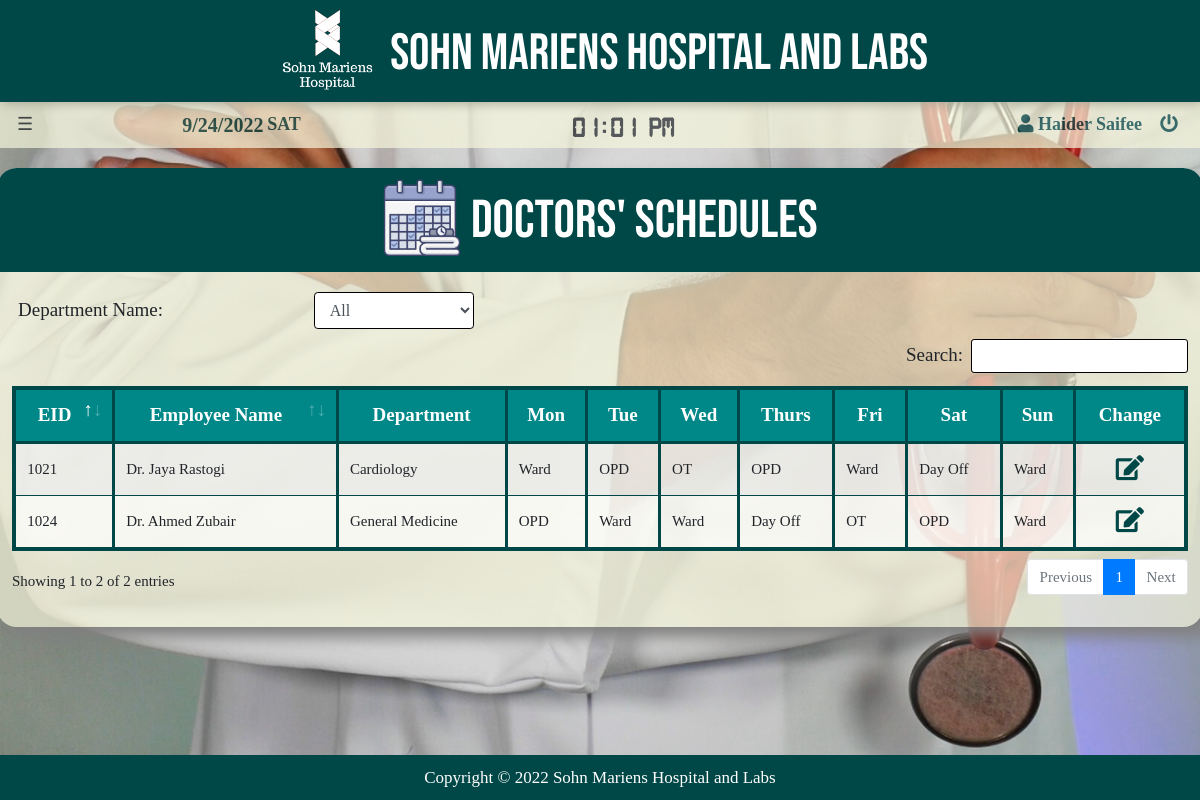
The app's page /Management/doctor_schedule.php (signed in) with its own data.
### tables this page shows
CREATE TABLE `employee` (
  `ID` int(10) UNSIGNED NOT NULL,
  `name` varchar(111) NOT NULL,
  `fname` varchar(111) NOT NULL,
  `mname` varchar(111) NOT NULL,
  `gender` varchar(111) NOT NULL,
  `dob` date NOT NULL,
  `aadhar` varchar(250) NOT NULL,
  `photo` varchar(111) NOT NULL,
  `mob` varchar(111) NOT NULL,
  `mobb` varchar(111) NOT NULL,
  `email` varchar(111) NOT NULL,
  `r_address` varchar(200) NOT NULL,
  `p_address` varchar(200) NOT NULL,
  `board` varchar(7) NOT NULL,
  `school` varchar(50) NOT NULL,
  `xiipercent` float NOT NULL,
  `marksheet` varchar(111) NOT NULL,
  `diploma` varchar(50) NOT NULL,
  `dip_file` varchar(111) NOT NULL,
  `bac_deg_file` varchar(111) NOT NULL,
  `bac_clg` varchar(111) NOT NULL,
  `bac_deg_name` varchar(111) NOT NULL,
  `mas_deg_file` varchar(111) NOT NULL,
  `mas_clg` varchar(111) NOT NULL,
  `mas_deg_name` varchar(111) NOT NULL,
  `doc_file` varchar(111) NOT NULL,
  `doc_clg` varchar(111) NOT NULL,
  `spl` varchar(111) NOT NULL,
  `exp` varchar(20) NOT NULL,
  `lastjob` varchar(40) NOT NULL,
  `oname` varchar(111) NOT NULL,
  `pan` varchar(10) NOT NULL,
  `bname` varchar(300) NOT NULL,
  `acno` int(20) NOT NULL,
  `ifsc` varchar(60) NOT NULL,
  `dept_id` int(11) NOT NULL,
  `position` varchar(100) NOT NULL,
  `j_date` date NOT NULL,
  `salary` float NOT NULL,
  `hasaccount` tinyint(1) NOT NULL
);

CREATE TABLE `duties` (
  `id` int(11) NOT NULL,
  `eid` int(10) UNSIGNED NOT NULL,
  `Mon` varchar(50) NOT NULL,
  `Tues` varchar(50) NOT NULL,
  `Wed` varchar(50) NOT NULL,
  `Thurs` varchar(50) NOT NULL,
  `Fri` varchar(50) NOT NULL,
  `Sat` varchar(50) NOT NULL,
  `Sun` varchar(50) NOT NULL
);

CREATE TABLE `departments` (
  `dept_id` int(11) NOT NULL,
  `Name` varchar(25) NOT NULL,
  `isDoctor` tinyint(1) NOT NULL,
  `isloginallowed` tinyint(1) NOT NULL
);

### Management/doctor_schedule.php (the view, shortened to what this page needs)
<!DOCTYPE html>
<html>
<head>
  <?php
    include ('../bootstrap.php');
    include ('../database_connect.php');
  ?>
  <link rel="stylesheet" type="text/css" href="../styles/doctor_schedule_management.css">
</head>
<body>
	<header>
		<?php include 'header.php';?>
	</header>
	<main>
		<div class="container">
			<div class="row">
				<div class="col-xs-7 col-sm-12 col-md-12 col-lg-12 table-body">
					<div class="row">
						<div class="heading col-sm-12">
							<img src="../images/tt.jpg" style="width: 80px;"> Doctors' Schedules
						</div>
					</div>
					<div class="row form-inline" >
					<div class="col-6 col-sm-4 col-md-4 col-lg-3">
						<span class="label1">Department Name:</span>
					</div>
					<div class="col-6 col-sm-2">
						<select id='dept' name="dept" class="form-control" style="margin-left: 0px;">
							<option value="All">All</option>
						</select>
					</div>
				</div>
				<div class="row">
					<div class="col-sm-12">
						<div id="area">
							<table class="table table-striped" id="example" style="width:100%">
								<thead><tr>
									<th>EID</th>
									<th>Employee Name</th>
									<th>Department</th>
									<th>Mon</th>
									<th>Tue</th>
									<th>Wed</th>
									<th>Thurs</th>
									<th>Fri</th>
									<th>Sat</th>
									<th>Sun</th>
									<th>Change</th>
								</tr></thead>
								<tbody>
									<?php
											$r=mysqli_query($con,"select duties.eid, employee.Name,departments.Name,duties.Mon,duties.Tues,duties.Wed,duties.Thurs,duties.Fri,duties.Sat,duties.Sun from duties inner join employee on duties.eid=employee.ID inner join departments using(dept_id)");
											if($r)
											{
												while($row=mysqli_fetch_array($r))
												{
													echo "<tr>";
													echo "<td>$row[0]</td>";
													echo "<td style='text-align:left'>$row[1]</td>";
													for($i=2;$i<=9;$i++)
													{
														echo "<td>";
														echo "$row[$i]";
														echo "</td>";
													}
													echo "<td style='text-align:center;'><a href='change_duties.php?a=$row[0]'><i style='color:#004747;font-size: 25px;' title='Change Duties' class='fas fa-edit'></i></td>";
													echo "</tr>";
												}
											}
											else echo mysqli_error($con);
										?>
										</tbody>
									</table>
						</div>
					</div>
				</div>
				</div>
			</div>
		</div>
	</main>
	<footer>
		Copyright &copy; <script type="text/javascript">document.write(new Date().getFullYear());</script>    <a> Sohn Mariens Hospital and Labs</a>
	</footer>
</body>
</html>
<?php include '../mydetails.php';?>

### Management/header.php (shortened to what this page needs)
<link rel="stylesheet" type="text/css" href="../styles/header.css">
<?php
    include ('../database_connect.php');
    $eid=$_SESSION["eid"];
    $r=mysqli_query($con,"select name from employee where id='$eid'");
  ?>
  <div class="hname">
    <img id="logo" src="../images/logo.png" style="width: 120px;height: auto;"> SOHN MARIENS HOSPITAL AND LABS
  </div>
<div class="sb">
  <table>
    <tr>
      <td><button class="w3-button w3-large" onclick="w3_open()">☰</button></td>
      <td id="dc" style="width: 480px;text-align: center;"><span id="date"></span> <span id="day"></span></td>
      <td id="cc" style="width: 570px;text-align: center;"><span id="clock">00:00:00</span></td>
      <td id="uname"><?php if($row=mysqli_fetch_array($r)) echo "<span id='user-name'><i class='fas fa-user'></i>  $row[0]</span>"; ?></td>
      <td class="logout" ><button title="Logout" class="w3-button w3-xlarge" id="lo" onclick="location.href='../logout.php'"><i class="fas fa-power-off"></i> </button></td>
    </tr>
  </table>
</div>

### styles/w3.css (style rules this page uses)
html { box-sizing:border-box }
*,*:before,*:after { box-sizing:inherit }
html { -ms-text-size-adjust:100%;-webkit-text-size-adjust:100% }
body { margin:0 }
article,aside,details,figcaption,figure,footer,header,main,menu,nav,section { display:block }
a { background-color:transparent }
img { border-style:none }
button,input,select,textarea,optgroup { font:inherit;margin:0 }
button,input { overflow:visible }
button,select { text-transform:none }
button,[type=button],[type=reset],[type=submit] { -webkit-appearance:button }
html,body { font-family:Verdana,sans-serif;font-size:15px;line-height:1.5 }
html { overflow-x:hidden }
img { vertical-align:middle }
a { color:inherit }
.w3-btn,.w3-button { border:none;display:inline-block;padding:8px 16px;vertical-align:middle;overflow:hidden;text-decoration:none;color:inherit;background-color:inherit;text-align:center;cursor:pointer;white-space:nowrap }
.w3-btn,.w3-button { -webkit-touch-callout:none;-webkit-user-select:none;-khtml-user-select:none;-moz-user-select:none;-ms-user-select:none;user-select:none }
.w3-large { font-size:18px!important }
.w3-xlarge { font-size:24px!important }

### styles/doctor_schedule_management.css (style rules this page uses)
@media (min-width: 576px) { .container { max-width: 94vw; } }
@media (min-width: 576px) { #area { overflow-x: scroll!important; } }
@media (min-width: 576px) { #area table { width: 250%!important; } }
@media (min-width: 768px) { .container { max-width: 92vw; } }
@media (min-width: 768px) { #area { overflow-x: scroll!important; } }
@media (min-width: 768px) { #area table { width: 180%!important; } }
@media (min-width: 992px) { .container { max-width: 95vw; } }
@media (min-width: 992px) { #area { overflow-x: scroll!important; } }
@media (min-width: 992px) { #area table { width: 130%!important; } }
@media (min-width: 1200px) { .container { max-width: 1200px; } }
@media (min-width: 1200px) { #area { overflow-x: hidden!important; } }
@media (min-width: 1200px) { #area table { width: 100%!important; } }
.table-body { margin-top:20px; margin-bottom: 70px; padding-bottom:20px; background-color: rgba(245,245,220,0.7); box-shadow: 10px 10px 15px grey; }
.label1 { font-size: 19px; font-family:for_label1; margin-left: 6px; }
.heading { text-align: center; padding-top: 10px; vertical-align: middle; padding-bottom: 10px; margin-bottom: 20px; font-size:40pt; font-family: for_heading; background-color: rgb(0,71,71); color:white; }
input,select { border:1px solid black!important; font-size: 16px!important; margin-left: 15px; }
#area table { margin:auto; border-collapse:collapse!important; width: 900px; border:4px solid rgb(0,71,71); background-color: rgba(255,255,255,0.7)!important; }
#area { padding-top: 10px; padding-bottom: 10px; }
#area th { border-top:none!important; text-align: center; border-bottom: 3px solid rgb(0,71,71); color:white; font-family: for_label1; border-right: 3px solid rgb(0,71,71); font-size: 19px; background-color: #008888; }
#area td { border-right: 3px solid rgb(0,71,71); border-bottom: 0.5px solid rgb(0,71,71); vertical-align: middle; }

### records on screen
employee: name "Haider Saifee"
duties: eid "1021", employee.name "Dr. Jaya Rastogi", departments.Name "Cardiology", Mon "Ward", Tues "OPD", Wed "OT", Thurs "OPD", Fri "Ward", Sat "Day Off", Sun "Ward"
duties: eid "1024", employee.name "Dr. Ahmed Zubair", departments.Name "General Medicine", Mon "OPD", Tues "Ward", Wed "Ward", Thurs "Day Off", Fri "OT", Sat "OPD", Sun "Ward"
